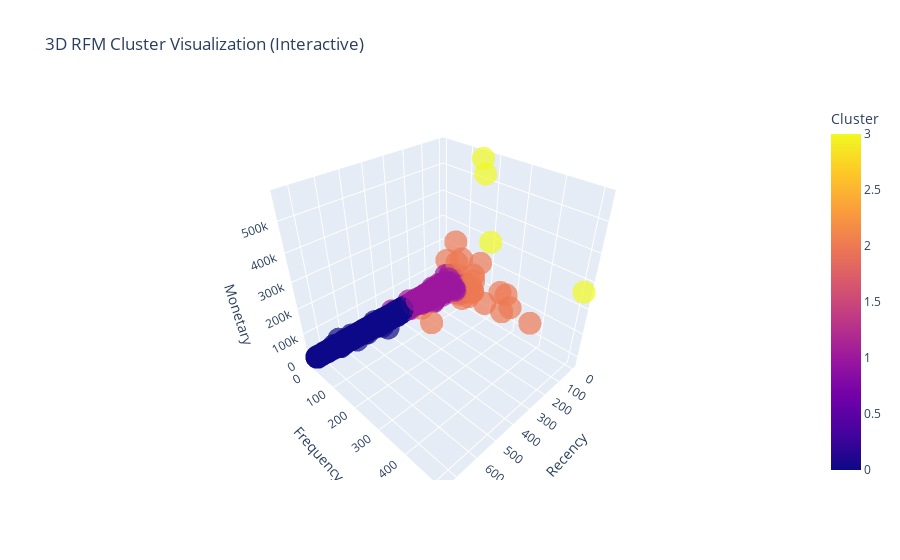

The notebook cell this image was saved under:
### Code cell
# Visualize Clustering on 3D Scatter plot
fig = px.scatter_3d(
    rfm,
    x='Recency',
    y='Frequency',
    z='Monetary',
    color='Cluster',
    title='3D RFM Cluster Visualization (Interactive)',
    size_max=18,
    opacity=0.7
)
fig.show()

### Figure 1 — Plotly figure (JSON) as saved in the notebook; plotly's stock layout.template omitted (floating-point values rounded to 4 significant figures; data arrays with more than 128 entries replaced by an {"elided": "..."} marker saying what was removed)
{"data": [{"hovertemplate": "Recency=%{x}<br>Frequency=%{y}<br>Monetary=%{z}<br>Cluster=%{marker.color}<extra></extra>", "legendgroup": "", "marker": {"color": {"elided": "5942 int values"}, "coloraxis": "coloraxis", "opacity": 0.7, "symbol": "circle"}, "mode": "markers", "name": "", "scene": "scene", "showlegend": false, "type": "scatter3d", "x": {"elided": "5942 int values"}, "y": {"elided": "5942 int values"}, "z": {"elided": "5942 float values"}}], "layout": {"coloraxis": {"colorbar": {"title": {"text": "Cluster"}}, "colorscale": [[0, "#0d0887"], [0.1111, "#46039f"], [0.2222, "#7201a8"], [0.3333, "#9c179e"], [0.4444, "#bd3786"], [0.5556, "#d8576b"], [0.6667, "#ed7953"], [0.7778, "#fb9f3a"], [0.8889, "#fdca26"], [1, "#f0f921"]]}, "legend": {"tracegroupgap": 0}, "scene": {"domain": {"x": [0, 1], "y": [0, 1]}, "xaxis": {"title": {"text": "Recency"}}, "yaxis": {"title": {"text": "Frequency"}}, "zaxis": {"title": {"text": "Monetary"}}}, "title": {"text": "3D RFM Cluster Visualization (Interactive)"}}}
